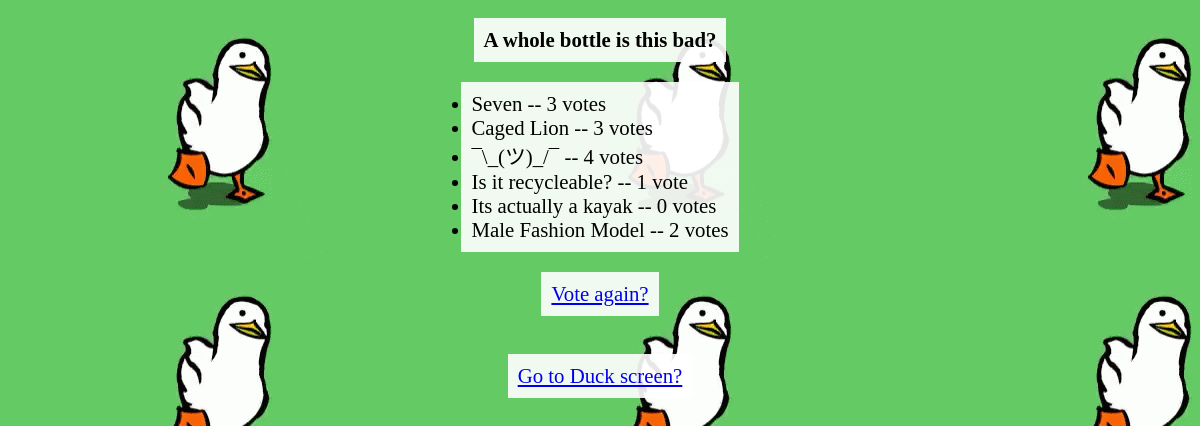
The app's page /polls/2/results/ with its own data.
### polls/models.py (models this page shows, shortened)
class Question(models.Model):
    question_text = models.CharField(max_length=200)
    pub_date = models.DateTimeField('date published')

class Choice(models.Model):
    question = models.ForeignKey(Question, on_delete=models.CASCADE)
    choice_text = models.CharField(max_length=200)
    votes = models.IntegerField(default=0)

### polls/views.py (the view)
# urls.py: url(r'^(?P<pk>[0-9]+)/results/$', views.ResultsView.as_view(), name='results'),
class ResultsView(generic.DetailView):
    model = Question
    template_name = 'polls/results.html'

### polls/templates/polls/results.html (shortened to what this page needs)
<!DOCTYPE html>
<html lang="en">
<head>
    {% load static %}
    <link rel="stylesheet" type="text/css" href="{% static 'polls/style.css' %}"/>
</head>
<body>
<h1 class="easyreader">
    {{ question.question_text }}
</h1>
<ul class="easyreader">
    {% for choice in question.choice_set.all %}
    <li>
        {{ choice.choice_text }} -- {{ choice.votes }} vote{{ choice.votes|pluralize }}
    </li>
    {% endfor %}
</ul>
<a  class="easyreader" href="{% url 'polls:detail' question.id %}">
    Vote again?
</a>
<br/>
<a  class="easyreader" href="{% url 'polls:index'%}">
    Go to Duck screen?
</a>
</body>
</html>

### polls/static/polls/style.css (style rules this page uses)
body { display: flex; flex-direction: column; align-items: center; background: white url("images/background.gif"); }
.easyreader { background-color: rgba(255, 255, 255, 0.9); font-size: 130%; padding: 10px; margin: 10px; }

### records on screen
Question: question_text "A whole bottle is this bad?"
Choice: choice_text "Seven", votes "3"
Choice: choice_text "Caged Lion", votes "3"
Choice: choice_text "¯\\_(ツ)_/¯", votes "4"
Choice: choice_text "Is it recycleable?", votes "1"
Choice: choice_text "Its actually a kayak", votes "0"
Choice: choice_text "Male Fashion Model", votes "2"
